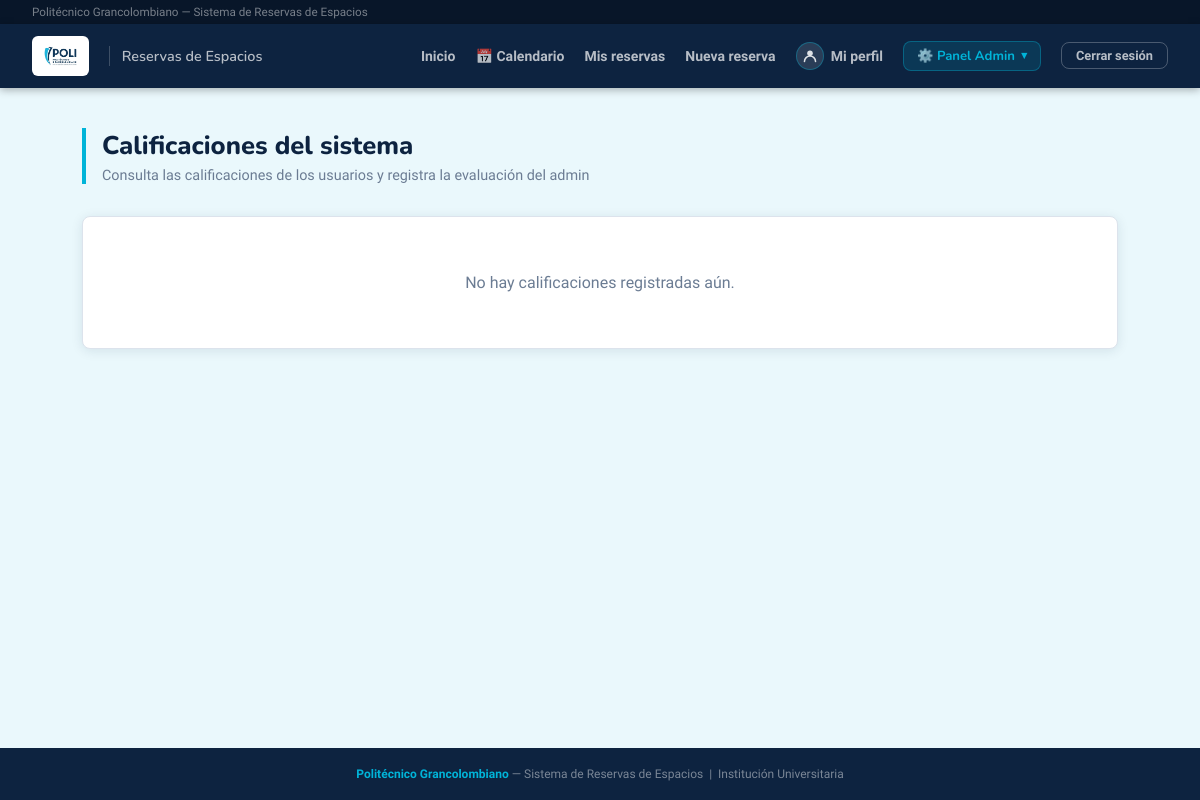
The app's page /admin/calificaciones (signed in), older data.
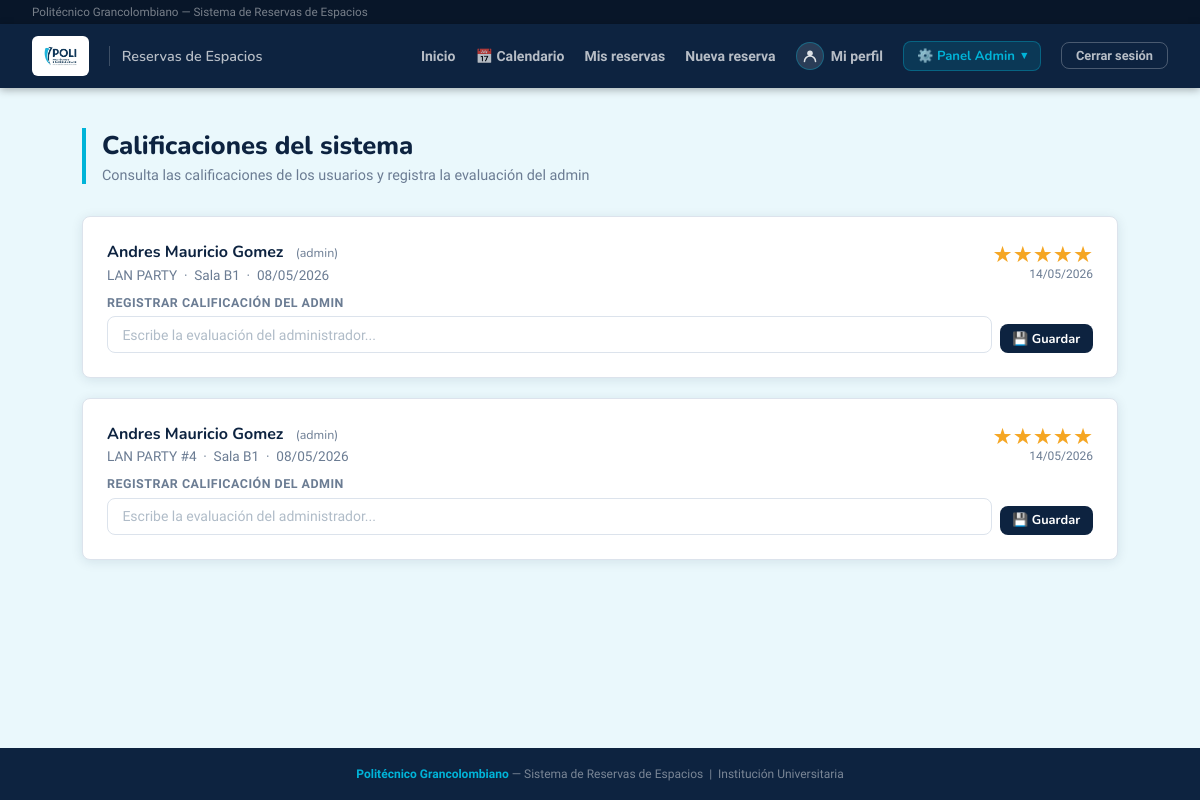
The same page, newer data.
### database.py (models this page shows, shortened)
class Calificacion(Base):
    __tablename__ = "calificacion"
    id         = Column(Integer, primary_key=True, autoincrement=True)
    puntuacion = Column(Integer, nullable=False)   # 1 a 5 estrellas
    comentario = Column(String,  nullable=True)
    fecha      = Column(Date,    nullable=False)
    respuesta_admin = Column(String, nullable=True)
    reserva_id = Column(Integer, ForeignKey("reserva.id"), unique=True, nullable=False)
    reserva    = relationship("Reserva", back_populates="calificacion")

class Usuario(Base):
    __tablename__ = "usuario"
    id         = Column(Integer, primary_key=True, autoincrement=True)
    nombre     = Column(String, nullable=False)
    correo     = Column(String, nullable=False, unique=True)
    contrasena = Column(String, nullable=False)
    rol        = Column(String, nullable=False)  # 'docente' | 'administrativo' | 'externa' | 'admin' | 'logistica'
    activo  = Column(Boolean, default=True, nullable=False)   # False = cuenta desactivada
    strikes = Column(Integer, default=0,    nullable=False)   # Reportes asignados por el admin
    cod_docente  = Column(String,  nullable=True)
    departamento = Column(String,  nullable=True)
    dependencia = Column(String, nullable=True)
    empresa  = Column(String, nullable=True)
    telefono = Column(String, nullable=True)
    reservas = relationship("Reserva", back_populates="usuario", foreign_keys="Reserva.usuario_id")
    sanciones_recibidas = relationship(
        "Sancion",
        foreign_keys="Sancion.usuario_id",
        back_populates="usuario",
    )
    sanciones_aplicadas = relationship(
        "Sancion",
        foreign_keys="Sancion.admin_id",
        back_populates="admin",
    )
    __mapper_args__ = {
        "polymorphic_on": rol,
        "polymorphic_identity": "usuario",
    }

class Reserva(Base):
    __tablename__ = "reserva"
    id            = Column(Integer, primary_key=True, autoincrement=True)
    cant_personas = Column(Integer, nullable=False)
    tipo_evento   = Column(String,  nullable=False)
    finalidad     = Column(String,  nullable=True)
    indumentaria          = Column(String, nullable=True)
    servicios_adicionales = Column(String, nullable=True)  # RF-11: sonido, video, sillas, etc.
    justificacion_rechazo = Column(String, nullable=True)  # Razón del rechazo (obligatoria al rechazar)
    fecha        = Column(Date,     nullable=False)
    hora_inicio  = Column(Time,     nullable=False)
    hora_fin     = Column(Time,     nullable=False)
    estado       = Column(String,   nullable=False, default="pendiente")
    usuario_id   = Column(Integer, ForeignKey("usuario.id"), nullable=False)
    logistica_id = Column(Integer, ForeignKey("logistica.id"), nullable=True)
    usuario            = relationship("Usuario",               foreign_keys=[usuario_id], back_populates="reservas")
    logistica          = relationship("PersonalLogistica",     foreign_keys=[logistica_id], back_populates="reservas_logistica")
    espacios           = relationship("Espacio",               secondary=reserva_espacio, back_populates="reservas")
    calificacion       = relationship("Calificacion",          back_populates="reserva", uselist=False)
    personas_externas  = relationship("PersonaExternaReserva", back_populates="reserva",
                                      cascade="all, delete-orphan")
    sanciones          = relationship("Sancion", back_populates="reserva")

class Espacio(Base):
    __tablename__ = "espacio"
    id        = Column(Integer, primary_key=True, autoincrement=True)
    nombre    = Column(String,  nullable=False)
    capacidad = Column(Integer, nullable=False)
    costo_externo = Column(Numeric(12, 2), nullable=True)
    reservas  = relationship("Reserva", secondary=reserva_espacio, back_populates="espacios")

### app.py (the view)
@app.route("/admin/calificaciones")
@requiere_login
@requiere_admin
@proteger_db
def admin_calificaciones():
    u = usuario_logueado()
    calificaciones = (
        db.query(Calificacion)
        .join(Calificacion.reserva)
        .order_by(Calificacion.fecha.desc())
        .all()
    )
    promedio_global = None
    if calificaciones:
        promedio_global = round(sum(c.puntuacion for c in calificaciones) / len(calificaciones), 1)
    promedios_espacio = {}
    for cal in calificaciones:
        for esp in cal.reserva.espacios:
            if esp.nombre not in promedios_espacio:
                promedios_espacio[esp.nombre] = []
            promedios_espacio[esp.nombre].append(cal.puntuacion)
    promedios_espacio = {
        k: round(sum(v) / len(v), 1)
        for k, v in promedios_espacio.items()
    }
    dist_estrellas = {i: 0 for i in range(1, 6)}
    for cal in calificaciones:
        dist_estrellas[cal.puntuacion] = dist_estrellas.get(cal.puntuacion, 0) + 1
    return render_template(
        "admin_calificaciones.html",
        usuario=u,
        calificaciones=calificaciones,
        promedio_global=promedio_global,
        promedios_espacio=promedios_espacio,
        dist_estrellas=dist_estrellas,
        total_cals=len(calificaciones),
    )

### app.py (called while the page is built)
@app.after_request
def add_header(response):
    response.headers["Cache-Control"] = "no-cache, no-store, must-revalidate"
    response.headers["Pragma"] = "no-cache"
    response.headers["Expires"] = "0"
    return response

def proteger_db(f):
    from functools import wraps
    @wraps(f)
    def wrapper(*args, **kwargs):
        try:
            return f(*args, **kwargs)
        except DBOperationalError:
            try:
                db.rollback()
            except Exception:
                pass
            DBSession.remove()
            flash("Error de conexión con la base de datos. Por favor recarga la página.", "danger")
            return redirect(request.referrer or url_for("dashboard"))
    return wrapper

@app.teardown_appcontext
def shutdown_session(exception=None):
    DBSession.remove()

@app.before_request
def refrescar_conexion_db():
    try:
        db.rollback()
    except Exception:
        DBSession.remove()

@app.before_request
def limpiar_sesion_al_iniciar():
    if not app.config.get("SESION_LIMPIADA"):
        session.clear()
        app.config["SESION_LIMPIADA"] = True
        _cargar_espacios_predefinidos()

### templates/admin_calificaciones.html (shortened to what this page needs)
{% extends "base.html" %}
{% block content %}
<div class="page-header">
  <h1>Calificaciones del sistema</h1>
  <p>Consulta las calificaciones de los usuarios y registra la evaluación del admin</p>
</div>
{% if calificaciones %}
<div style="display:flex; flex-direction:column; gap:1.25rem;">
  {% for cal in calificaciones %}
  <div class="card">
    <div style="display:flex; justify-content:space-between; align-items:flex-start; flex-wrap:wrap; gap:1rem;">
      <div>
        <div style="font-weight:700; font-size:1rem; font-family:'Nunito',sans-serif; color:var(--navy);">
          {{ cal.reserva.usuario.nombre }}
          <span style="font-size:.78rem; font-weight:400; color:var(--muted); margin-left:.5rem;">({{ cal.reserva.usuario.rol }})</span>
        </div>
        <div style="font-size:.85rem; color:var(--muted); margin-top:.2rem;">
          {{ cal.reserva.tipo_evento }} &nbsp;·&nbsp;
          {% for e in cal.reserva.espacios %}{{ e.nombre }}{% endfor %} &nbsp;·&nbsp;
          {{ cal.reserva.fecha.strftime('%d/%m/%Y') }}
        </div>
      </div>
      <div style="text-align:right;">
        <div style="font-size:1.4rem; color:#f5a623;">
          {% for i in range(cal.puntuacion) %}★{% endfor %}{% for i in range(5 - cal.puntuacion) %}<span style="color:#ddd;">★</span>{% endfor %}
        </div>
        <div style="font-size:.75rem; color:var(--muted);">{{ cal.fecha.strftime('%d/%m/%Y') }}</div>
      </div>
    </div>
    {% if cal.respuesta_admin %}
    <div style="background:#eaf7ee; border-radius:6px; padding:.75rem 1rem; margin-top:.75rem; font-size:.88rem; color:#1a6630; border-left:3px solid var(--success);">
      🛡️ <strong>Respuesta del administrador:</strong> {{ cal.respuesta_admin }}
    </div>
    {% else %}
    <form method="POST" action="{{ url_for('admin_responder_calificacion', cid=cal.id) }}" style="margin-top:.75rem;">
      <div style="display:flex; gap:.5rem; align-items:flex-end;">
        <div style="flex:1;">
          <label style="display:block; font-size:.78rem; color:var(--muted); font-weight:700; text-transform:uppercase; letter-spacing:.04em; margin-bottom:.4rem;">
            Registrar calificación del admin
          </label>
          <input type="text" name="respuesta" required placeholder="Escribe la evaluación del administrador..."
            style="width:100%; background:var(--white); border:1.5px solid var(--border); color:var(--text);
                   padding:.6rem .9rem; border-radius:8px; font-family:inherit; font-size:.875rem;"/>
        </div>
        <button type="submit" class="btn btn-navy btn-sm">💾 Guardar</button>
      </div>
    </form>
    {% endif %}
  </div>
  {% endfor %}
</div>
{% else %}
<div class="card">
  <p style="text-align:center; color:var(--muted); padding:2rem 0;">
    No hay calificaciones registradas aún.
  </p>
</div>
{% endif %}
{% endblock %}

Row changes from the older to the newer data that the page shows:
added Calificacion: reserva.usuario.nombre "Andres Mauricio Gomez", reserva.usuario.rol "admin", reserva.tipo_evento "LAN PARTY", reserva.fecha "08/05/2026", puntuacion 5 (drawn), fecha "14/05/2026"
now on this page (row unchanged): Espacio: nombre "Sala B1"
added Calificacion: reserva.usuario.nombre "Andres Mauricio Gomez", reserva.usuario.rol "admin", reserva.tipo_evento "LAN PARTY #4", reserva.fecha "08/05/2026", puntuacion 5 (drawn), fecha "14/05/2026"
Text that changed along with them:
text no longer shown: "No hay calificaciones registradas aún."
